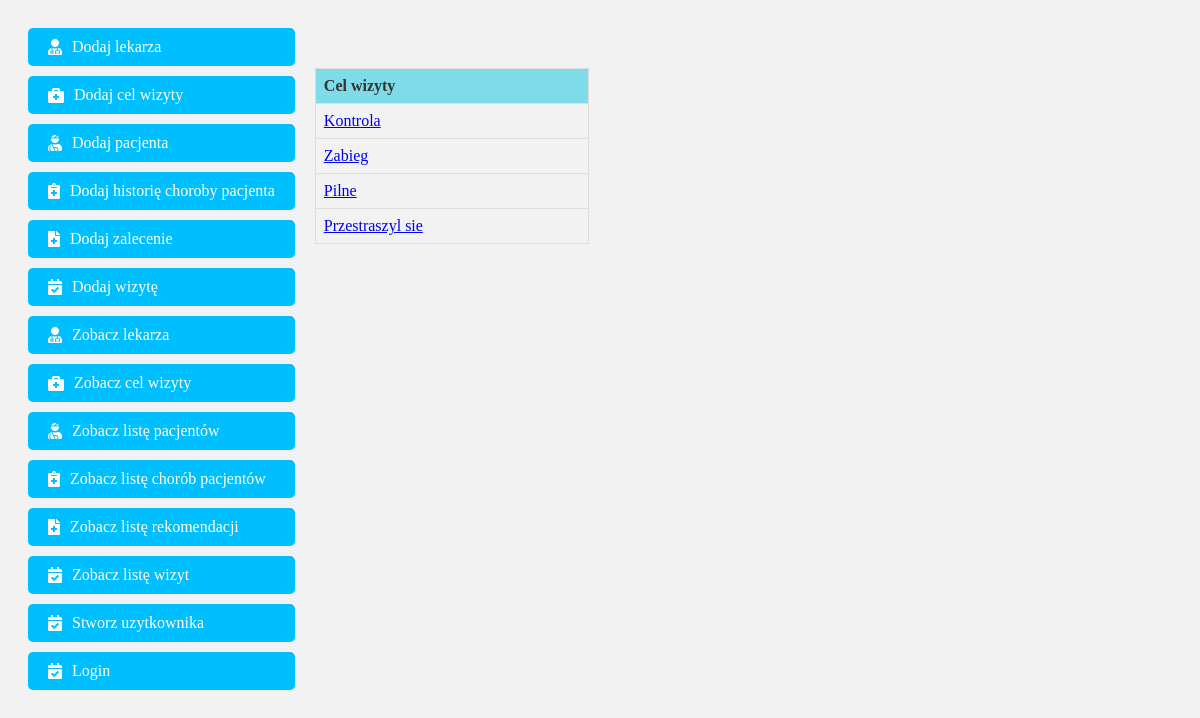
/show_reasons/, run on an earlier commit of the app's database.
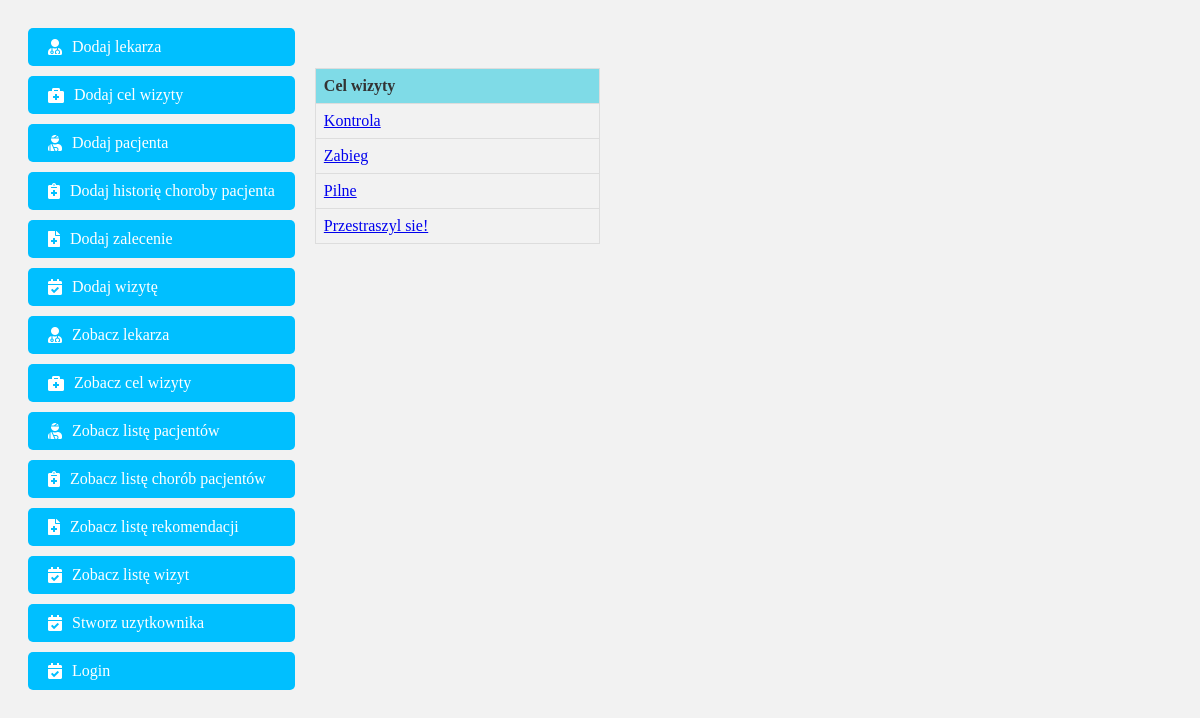
And on a later commit of the database.
### registration/models.py (models this page shows, shortened)
class ReasonForVisit(models.Model):
    reasons = models.CharField(max_length=64)

### registration/views.py (the view)
# urls.py: path('show_reasons/', views.LetSeeReason.as_view(), name='show_reasons'),
class LetSeeReason(View):
    def get(self, request):
        db_reason = ReasonForVisit.objects.all()
        return render(request, 'show_reasons.html', {'reasons': db_reason})

### templates/show_reasons.html
{% extends 'index.html' %}
{% block content %}
<table class="nice-table">
    <thead>
        <tr>
            <th>Cel wizyty</th>
        </tr>
    </thead>
    <tbody>
        {% for reason in reasons %}
        <tr>
            <td><a href="/show_reasons/{{ reason.id }}">{{ reason.reasons }}</a></td>
        </tr>
        {% endfor %}
    </tbody>
</table>
{% endblock %}

What changed in the data, as far as the page shows it:
changed ReasonForVisit: reasons "Przestraszyl sie" → "Przestraszyl sie!"
